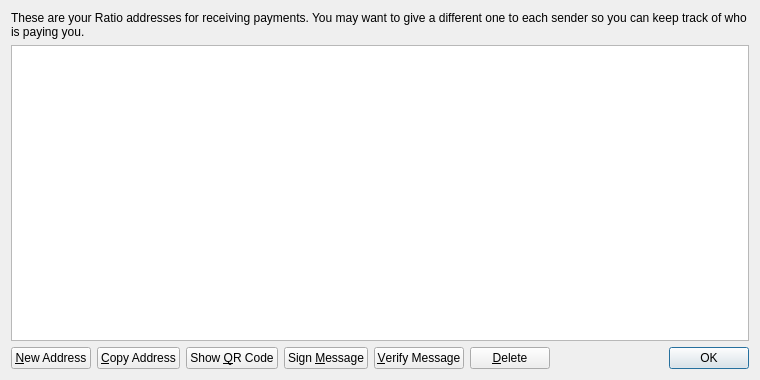
<?xml version="1.0" encoding="UTF-8"?>
<ui version="4.0">
 <class>AddressBookPage</class>
 <widget class="QWidget" name="AddressBookPage">
  <property name="geometry">
   <rect>
    <x>0</x>
    <y>0</y>
    <width>760</width>
    <height>380</height>
   </rect>
  </property>
  <property name="windowTitle">
   <string>Address Book</string>
  </property>
  <layout class="QVBoxLayout" name="verticalLayout">
   <item>
    <widget class="QLabel" name="labelExplanation">
     <property name="text">
      <string>These are your Ratio addresses for receiving payments. You may want to give a different one to each sender so you can keep track of who is paying you.</string>
     </property>
     <property name="textFormat">
      <enum>Qt::PlainText</enum>
     </property>
     <property name="wordWrap">
      <bool>true</bool>
     </property>
    </widget>
   </item>
   <item>
    <widget class="QTableView" name="tableView">
     <property name="contextMenuPolicy">
      <enum>Qt::CustomContextMenu</enum>
     </property>
     <property name="toolTip">
      <string>Double-click to edit address or label</string>
     </property>
     <property name="tabKeyNavigation">
      <bool>false</bool>
     </property>
     <property name="alternatingRowColors">
      <bool>true</bool>
     </property>
     <property name="selectionMode">
      <enum>QAbstractItemView::SingleSelection</enum>
     </property>
     <property name="selectionBehavior">
      <enum>QAbstractItemView::SelectRows</enum>
     </property>
     <property name="sortingEnabled">
      <bool>true</bool>
     </property>
     <attribute name="verticalHeaderVisible">
      <bool>false</bool>
     </attribute>
    </widget>
   </item>
   <item>
    <layout class="QHBoxLayout" name="horizontalLayout">
     <item>
      <widget class="QPushButton" name="newAddressButton">
       <property name="toolTip">
        <string>Create a new address</string>
       </property>
       <property name="text">
        <string>&amp;New Address</string>
       </property>
       <property name="icon">
        <iconset resource="../bitcoin.qrc">
         <normaloff>:/icons/add</normaloff>:/icons/add</iconset>
       </property>
      </widget>
     </item>
     <item>
      <widget class="QPushButton" name="copyToClipboard">
       <property name="toolTip">
        <string>Copy the currently selected address to the system clipboard</string>
       </property>
       <property name="text">
        <string>&amp;Copy Address</string>
       </property>
       <property name="icon">
        <iconset resource="../bitcoin.qrc">
         <normaloff>:/icons/editcopy</normaloff>:/icons/editcopy</iconset>
       </property>
      </widget>
     </item>
     <item>
      <widget class="QPushButton" name="showQRCode">
       <property name="text">
        <string>Show &amp;QR Code</string>
       </property>
       <property name="icon">
        <iconset resource="../bitcoin.qrc">
         <normaloff>:/icons/qrcode</normaloff>:/icons/qrcode</iconset>
       </property>
      </widget>
     </item>
     <item>
      <widget class="QPushButton" name="signMessage">
       <property name="toolTip">
        <string>Sign a message to prove you own a Ratio address</string>
       </property>
       <property name="text">
        <string>Sign &amp;Message</string>
       </property>
       <property name="icon">
        <iconset resource="../bitcoin.qrc">
         <normaloff>:/icons/edit</normaloff>:/icons/edit</iconset>
       </property>
      </widget>
     </item>
     <item>
      <widget class="QPushButton" name="verifyMessage">
       <property name="toolTip">
        <string>Verify a message to ensure it was signed with a specified Ratio address</string>
       </property>
       <property name="text">
        <string>&amp;Verify Message</string>
       </property>
       <property name="icon">
        <iconset resource="../bitcoin.qrc">
         <normaloff>:/icons/transaction_0</normaloff>:/icons/transaction_0</iconset>
       </property>
      </widget>
     </item>
     <item>
      <widget class="QPushButton" name="deleteButton">
       <property name="toolTip">
        <string>Delete the currently selected address from the list</string>
       </property>
       <property name="text">
        <string>&amp;Delete</string>
       </property>
       <property name="icon">
        <iconset resource="../bitcoin.qrc">
         <normaloff>:/icons/remove</normaloff>:/icons/remove</iconset>
       </property>
      </widget>
     </item>
     <item>
      <spacer name="horizontalSpacer">
       <property name="orientation">
        <enum>Qt::Horizontal</enum>
       </property>
       <property name="sizeHint" stdset="0">
        <size>
         <width>40</width>
         <height>20</height>
        </size>
       </property>
      </spacer>
     </item>
     <item>
      <widget class="QDialogButtonBox" name="buttonBox">
       <property name="sizePolicy">
        <sizepolicy hsizetype="Maximum" vsizetype="Fixed">
         <horstretch>0</horstretch>
         <verstretch>0</verstretch>
        </sizepolicy>
       </property>
       <property name="standardButtons">
        <set>QDialogButtonBox::Ok</set>
       </property>
      </widget>
     </item>
    </layout>
   </item>
  </layout>
 </widget>
 <resources>
  <include location="../bitcoin.qrc"/>
 </resources>
 <connections/>
</ui>
